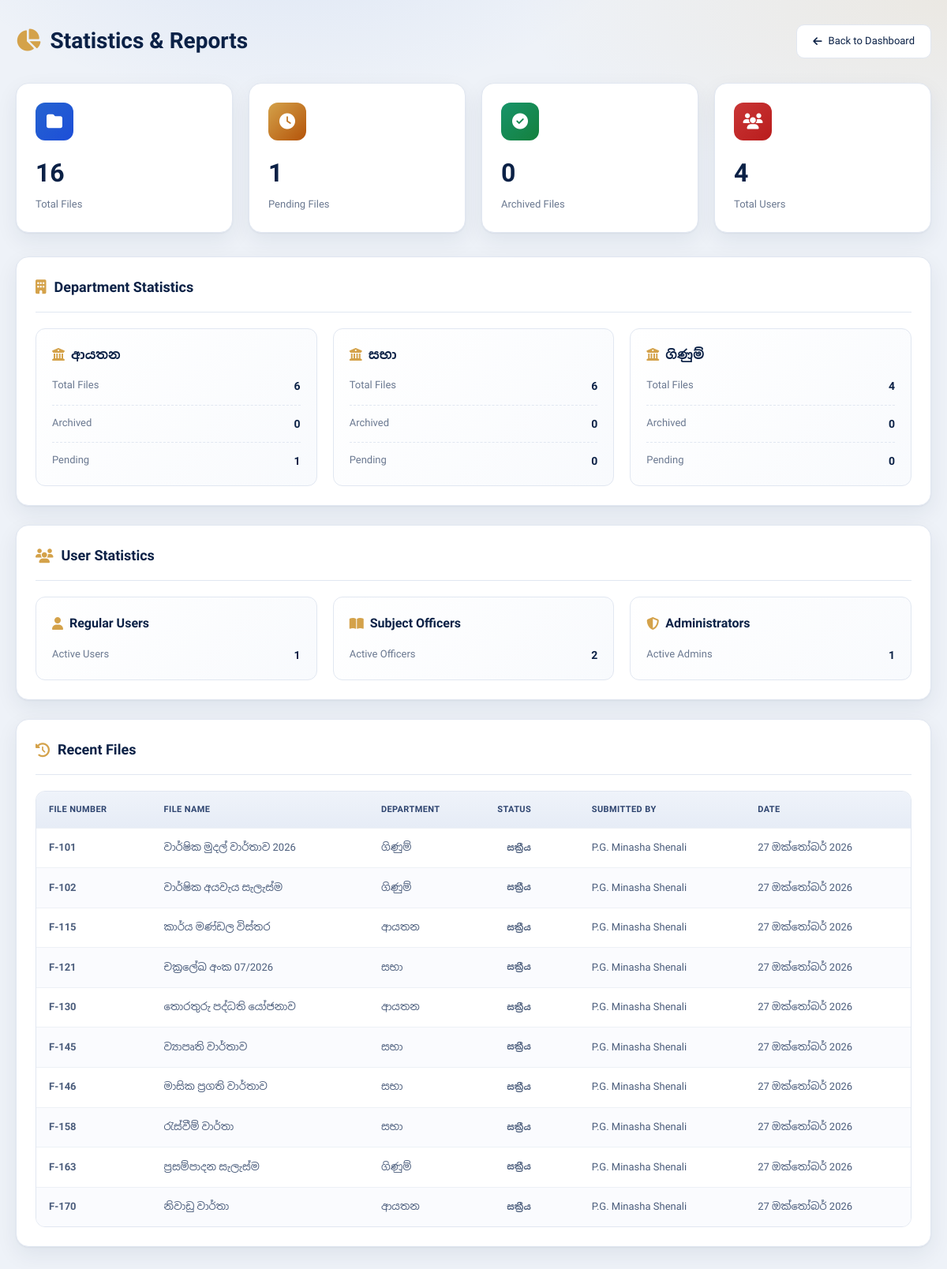
The app's page /statistics.php (signed in) with its own data.
### tables this page shows
CREATE TABLE archive_files (
    id             INT AUTO_INCREMENT PRIMARY KEY,
    submitted_by   INT NOT NULL,
    submit_date    DATE NOT NULL,
    subject_no     VARCHAR(40)  NOT NULL,
    subject_number VARCHAR(40)  NOT NULL,
    department     ENUM('ආයතන','සභා','ගිණුම්') NOT NULL,
    file_no        VARCHAR(60)  NOT NULL,
    file_number    VARCHAR(60)  NOT NULL,
    file_name      VARCHAR(255) NOT NULL,
    start_date     DATE NOT NULL,
    end_date       DATE NOT NULL,
    pages          INT NOT NULL,
    page_count     INT NOT NULL,
    right_side     INT NULL,
    left_side      INT NULL,
    archive_no     VARCHAR(60) NULL UNIQUE,
    archive_number VARCHAR(60) NULL UNIQUE,
    rack_no        VARCHAR(60) NULL,
    loc_rack_no    VARCHAR(20) NULL,
    loc_row        VARCHAR(20) NULL,
    loc_section    ENUM('I','II','III') NULL,
    status         ENUM('pending','archived','rejected','waiting_approval','active','deleted') NOT NULL DEFAULT 'pending',
    reviewed_by    INT NULL,
    reviewed_at    DATETIME NULL,
    sent_by        INT NULL,
    sent_date      DATETIME NULL,
    approved_by    INT NULL,
    approved_at    DATETIME NULL,
    rejected_at    DATETIME NULL,
    reject_reason  TEXT NULL,
    deleted_at     DATETIME NULL,
    deleted_by     INT NULL,
    delete_reason  TEXT NULL,
    file_path      VARCHAR(500) NULL,
    created_at     TIMESTAMP DEFAULT CURRENT_TIMESTAMP,
    INDEX (department), INDEX (subject_no), INDEX (status),
    INDEX (archive_no), INDEX (file_no),
    INDEX (loc_rack_no, loc_row, loc_section),
    FOREIGN KEY (submitted_by) REFERENCES users(id),
    FOREIGN KEY (reviewed_by)  REFERENCES users(id),
    FOREIGN KEY (sent_by)      REFERENCES users(id),
    FOREIGN KEY (approved_by)  REFERENCES users(id),
    FOREIGN KEY (deleted_by)   REFERENCES users(id)
);

CREATE TABLE users (
    id             INT AUTO_INCREMENT PRIMARY KEY,
    full_name      VARCHAR(150) NOT NULL,
    name           VARCHAR(150) NULL,
    nic            VARCHAR(15)  NOT NULL UNIQUE,
    email          VARCHAR(150) NOT NULL UNIQUE,
    designation    VARCHAR(120) NOT NULL,
    subject_number VARCHAR(40)  NOT NULL,
    role           ENUM('user','admin','subject') NOT NULL DEFAULT 'user',
    department     ENUM('ආයතන','සභා','ගිණුම්') NOT NULL,
    username       VARCHAR(60)  NOT NULL UNIQUE,
    password_hash  VARCHAR(255) NOT NULL,
    status         ENUM('pending','active','disabled','deleted') NOT NULL DEFAULT 'pending',
    approved_by    INT NULL,
    approved_at    DATETIME NULL,
    created_at     TIMESTAMP DEFAULT CURRENT_TIMESTAMP,
    deleted_at     DATETIME NULL,
    INDEX (role), INDEX (status), INDEX (department)
);

### config.php (called while the page is built, shortened)
<?php
require_once __DIR__ . '/functions.php';
function e($s) { return htmlspecialchars((string)$s, ENT_QUOTES, 'UTF-8'); }
function require_login(PDO $pdo): array {
    $st = $pdo->prepare('SELECT * FROM users WHERE id = ? AND status = "active"');
    $st->execute([$_SESSION['user_id']]);
    $u = $st->fetch();
    return $u;
}

### functions.php (called while the page is built, shortened)
<?php
require_once __DIR__ . '/config.php';
function get_department_statistics(PDO $pdo, string $department): array {
    $stats = [];
    $stmt = $pdo->prepare("SELECT COUNT(*) FROM archive_files WHERE department = ?");
    $stmt->execute([$department]);
    $stats['total_files'] = $stmt->fetchColumn();
    $stmt = $pdo->prepare("SELECT COUNT(*) FROM archive_files WHERE department = ? AND status = 'archived'");
    $stmt->execute([$department]);
    $stats['archived_files'] = $stmt->fetchColumn();
    $stmt = $pdo->prepare("SELECT COUNT(*) FROM archive_files WHERE department = ? AND status = 'pending'");
    $stmt->execute([$department]);
    $stats['pending_files'] = $stmt->fetchColumn();
    return $stats;
}
function format_sinhala_date(string $date): string {
    $timestamp = strtotime($date);
    $months = [
        1 => 'ජනවාරි', 2 => 'පෙබරවාරි', 3 => 'මාර්තු', 4 => 'අප්‍රේල්',
        5 => 'මැයි', 6 => 'ජූනි', 7 => 'ජූලි', 8 => 'අගෝස්තු',
        9 => 'සැප්තැම්බර්', 10 => 'ඔක්තෝබර්', 11 => 'නොවැම්බර්', 12 => 'දෙසැම්බර්'
    ];
    $day = date('d', $timestamp);
    $month = $months[date('n', $timestamp)];
    $year = date('Y', $timestamp);
    return "$day $month $year";
}
function translate_status(string $status): string {
    $translations = [
        'pending' => 'පිරික්සීමට',
        'archived' => 'අත්තැබූ',
        'rejected' => 'ප්‍රතික්ෂේපිත',
        'active' => 'සක්‍රීය',
        'disabled' => 'අක්‍රීය'
    ];
    return $translations[$status] ?? $status;
}

### statistics.php (the view, shortened to what this page needs)
<?php
require_once __DIR__ . '/config.php';
$user = require_login($pdo);
$stats = get_statistics($pdo);
$dept_stats = [];
foreach (DEPARTMENTS as $dept) {
    $dept_stats[$dept] = get_department_statistics($pdo, $dept);
}
$recent_files = $pdo->query(
    "SELECT af.*, u.full_name as submitted_by_name
     FROM archive_files af
     LEFT JOIN users u ON af.submitted_by = u.id
     ORDER BY af.created_at DESC
     LIMIT 10"
)->fetchAll();
?>
<!DOCTYPE html>
<html lang="en">
<head>
<link rel="stylesheet" href="https://cdnjs.cloudflare.com/ajax/libs/font-awesome/6.5.2/css/all.min.css">
</head>
<body>
<div class="container">
    <div class="header">
        <h1><i class="fa-solid fa-chart-pie" style="color:var(--gold);margin-right:12px"></i>Statistics & Reports</h1>
        <a href="<?= ROLE_PAGES[$user['role']] ?>" class="back-btn">
            <i class="fa-solid fa-arrow-left"></i>Back to Dashboard
        </a>
    </div>
    <div class="stats-grid">
        <div class="stat-card">
            <div class="stat-icon blue"><i class="fa-solid fa-folder"></i></div>
            <div class="stat-value"><?= $stats['total_files'] ?></div>
            <div class="stat-label">Total Files</div>
        </div>
        <div class="stat-card">
            <div class="stat-icon gold"><i class="fa-solid fa-clock"></i></div>
            <div class="stat-value"><?= $stats['pending_files'] ?></div>
            <div class="stat-label">Pending Files</div>
        </div>
        <div class="stat-card">
            <div class="stat-icon green"><i class="fa-solid fa-check-circle"></i></div>
            <div class="stat-value"><?= $stats['archived_files'] ?></div>
            <div class="stat-label">Archived Files</div>
        </div>
        <div class="stat-card">
            <div class="stat-icon red"><i class="fa-solid fa-users"></i></div>
            <div class="stat-value"><?= $stats['total_users'] ?></div>
            <div class="stat-label">Total Users</div>
        </div>
    </div>
    <div class="section">
        <div class="section-header">
            <h2><i class="fa-solid fa-building"></i>Department Statistics</h2>
        </div>
        <div class="dept-grid">
            <?php foreach ($dept_stats as $dept => $dstat): ?>
                <div class="dept-card">
                    <h3><i class="fa-solid fa-building-columns"></i><?= e($dept) ?></h3>
                    <div class="dept-stat">
                        <span class="dept-stat-label">Total Files</span>
                        <span class="dept-stat-value"><?= $dstat['total_files'] ?></span>
                    </div>
                    <div class="dept-stat">
                        <span class="dept-stat-label">Archived</span>
                        <span class="dept-stat-value"><?= $dstat['archived_files'] ?></span>
                    </div>
                    <div class="dept-stat">
                        <span class="dept-stat-label">Pending</span>
                        <span class="dept-stat-value"><?= $dstat['pending_files'] ?></span>
                    </div>
                </div>
            <?php endforeach; ?>
        </div>
    </div>
    <div class="section">
        <div class="section-header">
            <h2><i class="fa-solid fa-users"></i>User Statistics</h2>
        </div>
        <div class="dept-grid">
            <div class="dept-card">
                <h3><i class="fa-solid fa-user"></i>Regular Users</h3>
                <div class="dept-stat">
                    <span class="dept-stat-label">Active Users</span>
                    <span class="dept-stat-value"><?= $stats['users_by_role']['user'] ?></span>
                </div>
            </div>
            <div class="dept-card">
                <h3><i class="fa-solid fa-book-open"></i>Subject Officers</h3>
                <div class="dept-stat">
                    <span class="dept-stat-label">Active Officers</span>
                    <span class="dept-stat-value"><?= $stats['users_by_role']['subject'] ?></span>
                </div>
            </div>
            <div class="dept-card">
                <h3><i class="fa-solid fa-shield-halved"></i>Administrators</h3>
                <div class="dept-stat">
                    <span class="dept-stat-label">Active Admins</span>
                    <span class="dept-stat-value"><?= $stats['users_by_role']['admin'] ?></span>
                </div>
            </div>
        </div>
    </div>
    <div class="section">
        <div class="section-header">
            <h2><i class="fa-solid fa-clock-rotate-left"></i>Recent Files</h2>
        </div>
        <div class="table-wrapper">
            <table>
                <thead>
                    <tr>
                        <th>File Number</th>
                        <th>File Name</th>
                        <th>Department</th>
                        <th>Status</th>
                        <th>Submitted By</th>
                        <th>Date</th>
                    </tr>
                </thead>
                <tbody>
                    <?php foreach ($recent_files as $file): ?>
                        <tr>
                            <td><strong><?= e($file['file_number']) ?></strong></td>
                            <td><?= e($file['file_name']) ?></td>
                            <td><?= e($file['department']) ?></td>
                            <td>
                                <span class="status-badge status-<?= $file['status'] ?>">
                                    <?= translate_status($file['status']) ?>
                                </span>
                            </td>
                            <td><?= e($file['submitted_by_name'] ?? 'Unknown') ?></td>
                            <td><?= format_sinhala_date($file['created_at']) ?></td>
                        </tr>
                    <?php endforeach; ?>
                </tbody>
            </table>
        </div>
    </div>
</div>
</body>
</html>

### statistics.php (style rules this page uses)
:root { --ink:#14233d; --navy:#0b2146; --navy-2:#16386a; --gold:#d4a24a; --gold-2:#f0cf8a; --bg:#eef2f8; --card:#fff; --line:#e1e7f1; --muted:#6a7890; --blue:#2563d0; --red:#c93636; --green:#17946a; --shadow:0 1px 2px rgba(16,37,71,.05),0 10px 28px rgba(16,37,71,.07); --fs-xs:11px; --fs-sm:12px; --fs-md:13px; --fs-lg:14px; --fs-xl:17px; }
* { margin:0;padding:0;box-sizing:border-box }
body { font-family:'Plus Jakarta Sans','Noto Sans Sinhala',sans-serif;font-size:var(--fs-md);line-height:1.6;color:var(--ink);min-height:100vh; background:radial-gradient(900px 420px at 100% 0,rgba(212,162,74,.12),transparent 60%),radial-gradient(800px 500px at 30% -10%,rgba(37,99,208,.10),transparent 60%),var(--bg) }
.container { max-width:1400px;margin:0 auto;padding:30px 20px }
.header { display:flex;align-items:center;justify-content:space-between;margin-bottom:30px }
.header h1 { font-size:28px;font-weight:700;color:var(--navy) }
.back-btn { display:flex;align-items:center;gap:8px;padding:10px 20px;background:#fff;border:1px solid var(--line);border-radius:10px;text-decoration:none;color:var(--navy);font-weight:500;transition:.2s }
.stats-grid { display:grid;grid-template-columns:repeat(4,1fr);gap:20px;margin-bottom:30px }
.stat-card { background:var(--card);border-radius:16px;box-shadow:var(--shadow);padding:24px;border:1px solid var(--line);transition:.2s }
.stat-icon { width:48px;height:48px;border-radius:12px;display:grid;place-items:center;margin-bottom:16px;font-size:20px }
.stat-icon.blue { background:linear-gradient(135deg,var(--blue),#1d4ed8);color:#fff }
.stat-icon.green { background:linear-gradient(135deg,var(--green),#15803d);color:#fff }
.stat-icon.gold { background:linear-gradient(135deg,var(--gold),#b45309);color:#fff }
.stat-icon.red { background:linear-gradient(135deg,var(--red),#b91c1c);color:#fff }
.stat-value { font-size:32px;font-weight:700;color:var(--navy);margin-bottom:4px }
.stat-label { font-size:13px;color:var(--muted);font-weight:500 }
.section { background:var(--card);border-radius:16px;box-shadow:var(--shadow);padding:24px;border:1px solid var(--line);margin-bottom:24px }
.section-header { display:flex;align-items:center;justify-content:space-between;margin-bottom:20px;padding-bottom:16px;border-bottom:1px solid var(--line) }
.section-header h2 { font-size:18px;font-weight:600;color:var(--navy);display:flex;align-items:center;gap:10px }
.section-header h2 i { color:var(--gold) }
.dept-grid { display:grid;grid-template-columns:repeat(3,1fr);gap:20px }
.dept-card { background:linear-gradient(135deg,#fff,#f8fafd);border:1px solid var(--line);border-radius:12px;padding:20px }
.dept-card h3 { font-size:16px;font-weight:600;color:var(--navy);margin-bottom:16px;display:flex;align-items:center;gap:8px }
.dept-card h3 i { color:var(--gold) }
.dept-stat { display:flex;justify-content:space-between;margin-bottom:12px;padding-bottom:12px;border-bottom:1px dashed var(--line) }
.dept-stat:last-child { border-bottom:none;margin-bottom:0;padding-bottom:0 }
.dept-stat-label { font-size:13px;color:var(--muted) }
.dept-stat-value { font-size:14px;font-weight:600;color:var(--navy) }
.table-wrapper { overflow-x:auto;border-radius:12px;border:1px solid var(--line) }
table { width:100%;border-collapse:collapse;white-space:nowrap }
thead { background:linear-gradient(180deg,#eff3fa,#e6ecf6) }
th { text-align:left;padding:14px 16px;color:#2f4570;font-size:11px;font-weight:700;letter-spacing:.4px;text-transform:uppercase }
td { padding:12px 16px;color:#4b5d7c;border-top:1px solid #edf1f6;font-size:13px }
tbody tr:nth-child(even) { background:#fafbfe }
.status-badge { display:inline-flex;align-items:center;gap:6px;padding:4px 12px;border-radius:20px;font-size:11px;font-weight:600 }

### records on screen
archive_files: file_number "F-101", file_name "වාර්ෂික මුදල් වාර්තාව 2026", department "ගිණුම්", submitted_by.full_name "P.G. Minasha Shenali", created_at "27 ඔක්තෝබර් 2026"
archive_files: file_number "F-102", file_name "වාර්ෂික අයවැය සැලැස්ම", department "ගිණුම්", submitted_by.full_name "P.G. Minasha Shenali", created_at "27 ඔක්තෝබර් 2026"
archive_files: file_number "F-115", file_name "කාර්ය මණ්ඩල විස්තර", department "ආයතන", submitted_by.full_name "P.G. Minasha Shenali", created_at "27 ඔක්තෝබර් 2026"
archive_files: file_number "F-121", file_name "චක්‍රලේඛ අංක 07/2026", department "සභා", submitted_by.full_name "P.G. Minasha Shenali", created_at "27 ඔක්තෝබර් 2026"
archive_files: file_number "F-130", file_name "තොරතුරු පද්ධති යෝජනාව", department "ආයතන", submitted_by.full_name "P.G. Minasha Shenali", created_at "27 ඔක්තෝබර් 2026"
archive_files: file_number "F-145", file_name "ව්‍යාපෘති වාර්තාව", department "සභා", submitted_by.full_name "P.G. Minasha Shenali", created_at "27 ඔක්තෝබර් 2026"
archive_files: file_number "F-146", file_name "මාසික ප්‍රගති වාර්තාව", department "සභා", submitted_by.full_name "P.G. Minasha Shenali", created_at "27 ඔක්තෝබර් 2026"
archive_files: file_number "F-158", file_name "රැස්වීම් වාර්තා", department "සභා", submitted_by.full_name "P.G. Minasha Shenali", created_at "27 ඔක්තෝබර් 2026"
archive_files: file_number "F-163", file_name "ප්‍රසම්පාදන සැලැස්ම", department "ගිණුම්", submitted_by.full_name "P.G. Minasha Shenali", created_at "27 ඔක්තෝබර් 2026"
archive_files: file_number "F-170", file_name "නිවාඩු වාර්තා", department "ආයතන", submitted_by.full_name "P.G. Minasha Shenali", created_at "27 ඔක්තෝබර් 2026"

### other values on screen
$stats['total_files'] "16"
$stats['pending_files'] "1"
$stats['archived_files'] "0"
$stats['total_users'] "4"
$dept "ආයතන"
$dstat['total_files'] "6"
$dstat['archived_files'] "0"
$dstat['pending_files'] "1"
$dept "සභා"
$dstat['pending_files'] "0"
$dept "ගිණුම්"
$dstat['total_files'] "4"
$stats['users_by_role']['user'] "1"
$stats['users_by_role']['subject'] "2"
$stats['users_by_role']['admin'] "1"
